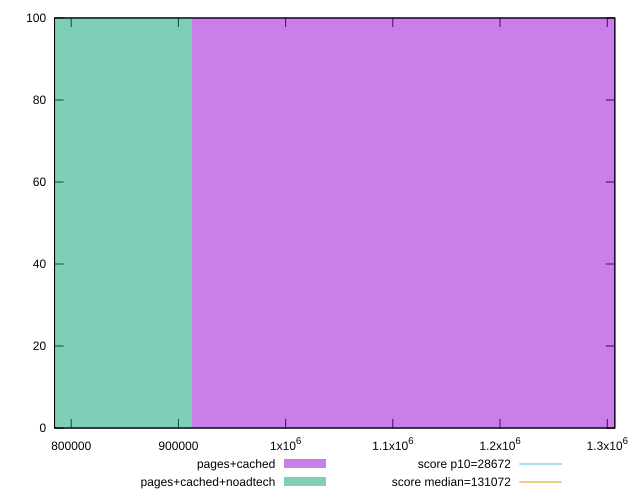

Write the gnuplot code that produced this figure.
reset

$pagesCached <<EOF
1216894.8946278999 100
EOF

$pagesCachedNoadtech <<EOF
608447.4473139499 100
EOF

set key outside below
set boxwidth 608447.4473139499
set xrange [784462.4833333334:1307030.5413482003]
set yrange [0:100]
set trange [0:100]
set style fill transparent solid 0.5 noborder

set parametric
set terminal svg size 640, 500 enhanced background rgb 'white'
set output "report_00014_2021-02-09T15:56:05.503Z/uses-long-cache-ttl/comparison/histogram/1_vs_2.svg"

plot $pagesCached title "pages+cached" with boxes, \
     $pagesCachedNoadtech title "pages+cached+noadtech" with boxes, \
     28672,t title "score p10=28672", \
     131072,t title "score median=131072"

reset
